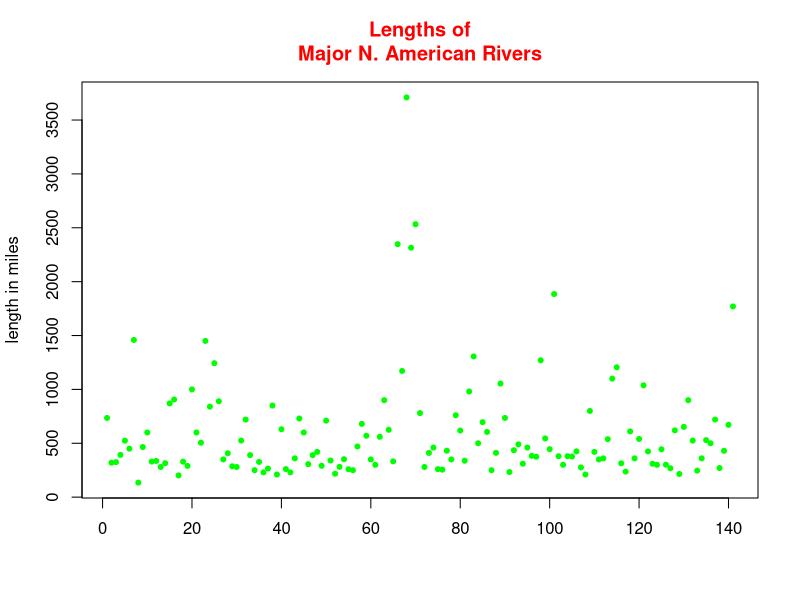

Here is the R script that generated this plot:
### Graphs Exercise

# 1. get familiar with "rivers" - how many observations?
# 2. plot rivers against its index (hint: number of observation on x)
# 3. add: header (red), label names
# 4. change the point symbol and point color

?rivers
#141 observations

x = 1:141
y = rivers

plot(x,y, col="green",pch=20,
     main = "Lengths of\nMajor N. American Rivers",
     col.main ="red", xlab = "",
     ylab = "length in miles")
